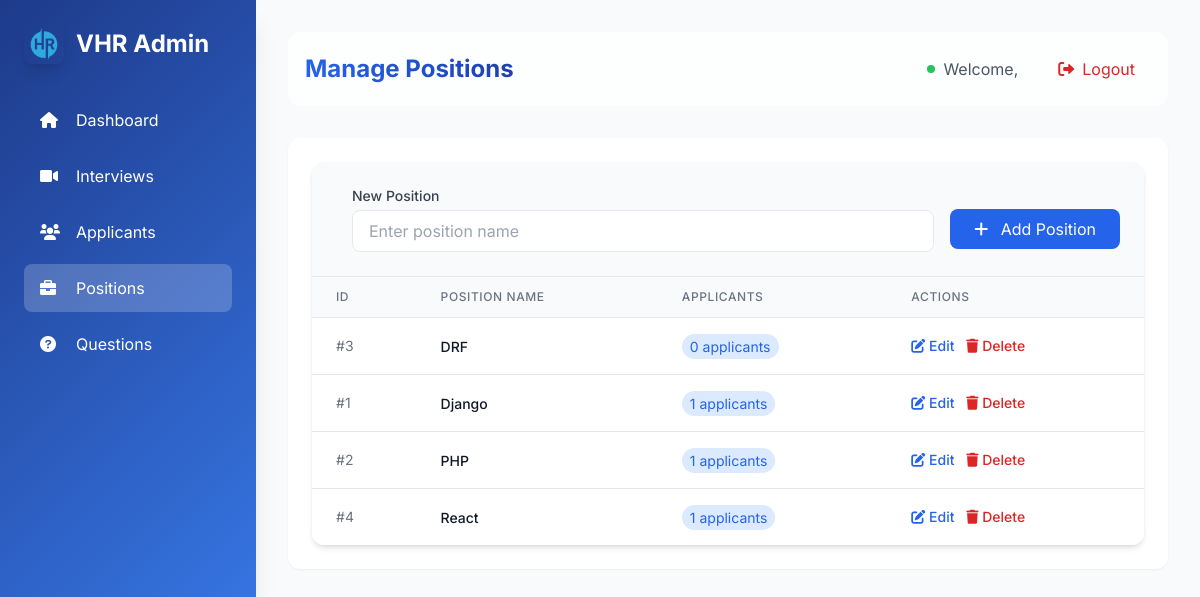
/positions/, run on the app's committed database.
### interviews/models.py (models this page shows, shortened)
class Position(models.Model):
    name = models.CharField(max_length=255, unique=True)
    created_at = models.DateTimeField(auto_now_add=True)

### interviews/views.py (the view)
# urls.py: path('positions/', manage_positions, name='manage_positions'),
def manage_positions(request):
    positions = Position.objects.all().order_by('name')
    return render(request, 'admin/manage_positions.html', {'positions': positions})

### interviews/templates/admin/manage_positions.html (shortened to what this page needs)
{% extends "admin/base_admin.html" %}
{% block admin_content %}
<div class="bg-white rounded-xl shadow-md overflow-hidden">
    <div class="p-6 bg-gray-50 border-b">
        <form method="POST" action="{% url 'add_position' %}" class="flex items-center space-x-4">
            <div class="flex-1">
                <label for="position_name" class="block text-sm font-medium text-gray-700 mb-1">New Position</label>
                <input type="text" id="position_name" name="name" placeholder="Enter position name" required
                       class="w-full px-4 py-2 border rounded-lg focus:ring-2 focus:ring-blue-500 focus:border-blue-500">
            </div>
            <button type="submit" class="mt-5 bg-blue-600 text-white px-6 py-2 rounded-lg hover:bg-blue-700 transition">
                <i class="fas fa-plus mr-2"></i> Add Position
            </button>
        </form>
    </div>
    <div class="overflow-x-auto">
        <table class="min-w-full divide-y divide-gray-200">
            <thead class="bg-gray-50">
                <tr>
                    <th class="px-6 py-3 text-left text-xs font-medium text-gray-500 uppercase tracking-wider">ID</th>
                    <th class="px-6 py-3 text-left text-xs font-medium text-gray-500 uppercase tracking-wider">Position Name</th>
                    <th class="px-6 py-3 text-left text-xs font-medium text-gray-500 uppercase tracking-wider">Applicants</th>
                    <th class="px-6 py-3 text-left text-xs font-medium text-gray-500 uppercase tracking-wider">Actions</th>
                </tr>
            </thead>
            <tbody class="bg-white divide-y divide-gray-200">
                {% for position in positions %}
                <tr class="hover:bg-gray-50 transition">
                    <td class="px-6 py-4 whitespace-nowrap text-sm text-gray-500">#{{ position.id }}</td>
                    <td class="px-6 py-4 whitespace-nowrap">
                        <span class="text-sm font-medium text-gray-900">{{ position.name }}</span>
                    </td>
                    <td class="px-6 py-4 whitespace-nowrap">
                        <span class="px-2 py-1 text-sm text-blue-600 bg-blue-100 rounded-full">
                            {{ position.applicants.count }} applicants
                        </span>
                    </td>
                    <td class="px-6 py-4 whitespace-nowrap text-sm font-medium space-x-2">
                        <button onclick="editPosition({{ position.id }})"
                                class="text-blue-600 hover:text-blue-900">
                            <i class="fas fa-edit"></i> Edit
                        </button>
                        <button onclick="deletePosition({{ position.id }})"
                                class="text-red-600 hover:text-red-900">
                            <i class="fas fa-trash"></i> Delete
                        </button>
                    </td>
                </tr>
                {% empty %}
                <tr>
                    <td colspan="4" class="px-6 py-4 text-center text-gray-500">
                        No positions available. Add your first position above.
                    </td>
                </tr>
                {% endfor %}
            </tbody>
        </table>
    </div>
</div>
{% endblock %}

### interviews/templates/admin/base_admin.html (style rules this page uses)
body { font-family: "Inter", sans-serif; }

### data on the page
Position: id "3", name "DRF", applicants.count "0"
Position: id "1", name "Django", applicants.count "1"
Position: id "2", name "PHP", applicants.count "1"
Position: id "4", name "React", applicants.count "1"
